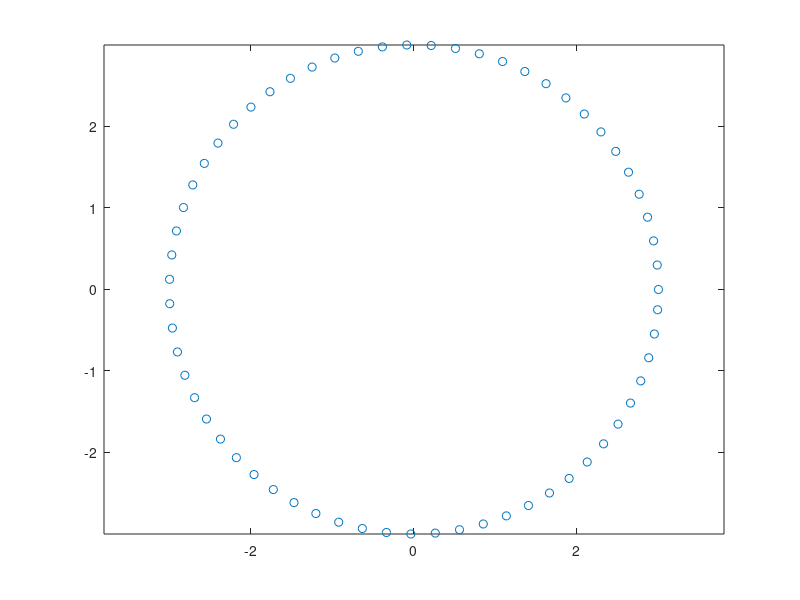

Reproduce this figure in MATLAB. (Note: this script raises an error after producing the figure.)
clear all
close all

% written by Bassam Hajj - 07/11/2023
% x , y and rho are the positions and angles in degrees
%%
rho=0:0.1:2*pi;
x=3*cos(rho); 
y=3*sin(rho);
rho=rho*180/pi;%to degrees

figure,plot(x,y,'o')
axis equal

%% Choose file
[file,path] = uigetfile({'*.csv'},'Select the localization file','F:\Louise\DATA\DATA2023');
filename=fullfile(path,file);
%% Load data   x , y and rho are the positions and angles in degrees

D=importdata(filename);
preamp=1; EM=1;
% preamp=15.4; EM=40;
px_size_x = 120; px_size_z = 376; %nm

N_photons = D.data(:,5).*D.data(:,8).*D.data(:,9).*D.data(:,10)/(px_size_x*px_size_x*px_size_z)*(2*pi)^(3/2)*(preamp/EM);% filtering
filter_on = 1;
if filter_on==1
filter_threshold = D.data(:,8)<70 | D.data(:,8)>180 ...
    |  D.data(:,10)>600 | D.data(:,10)<150 ...
    | D.data(:,5)>1e10 | D.data(:,5)<0 ...
     | D.data(:,11)>180 | D.data(:,11)<0 ...
     | D.data(:,2)>1e9 | D.data(:,2)<0 ...
     | D.data(:,3)>1e9 | D.data(:,3)<0 ...
     | N_photons>10000 | N_photons<500 ...
     ;
D.data(filter_threshold,:) = [];
display(['filer ' num2str(sum(filter_threshold)) ' points'])
end

index = isnan(D.data(:,14)); %find NaN data in the orientation and remove the corresponding rows
display(['removing ' num2str(sum(index)) ' points with NAN orientation values'])
D.data(index,:)=[];
x=D.data(:,2);
y=D.data(:,3);
z=D.data(:,4);
%%
figure, subplot(121),histogram(N_photons((~filter_threshold)),'BinWidth',250,'Normalization','probability'), title('N_p_h - thresholded')
subplot(122), histogram(N_photons,0:500:50000),title('N_p_h - all')
% xlim([0 1e5])

%% visual parameters
l_segment=200; %length of the segment in nm
nb=1000; %length(x)  %number of pts to show 
if nb>size(D.data,1)
    nb=size(D.data,1);
end
rho_0=+60; % angle offset in degrees to correctly define the angle compared to the visual representation of the data 
size_points=15;
rho=D.data(:,14);
rho=rho+rho_0;

dx=cosd(rho)*l_segment/2;
dy=sind(rho)*l_segment/2;

u1=x-dx;%lower x limit of the segment
u2=x+dx; %higher x limit of the segment

v1=y-dy;%lower y limit of the segment
v2=y+dy; %higher y limit of the segment

% colormap(jet(256));
figure();
%ax=figure
ax1 = axes;
% %define the color code
cmap = hsv(255); 
ax1.Colormap = cmap;
%Orientation_normalized=rho/pi; %normalize the orientation between 0 and pi
Orientation_normalized = (rem(rho,180))/180;%normalize the orientation between 0 and pi
vecColorIdx = round(Orientation_normalized * (size(cmap,1)-1)) + 1;

display(['ploting'])


for i=1:nb
    plot([u1(i),u2(i)],[v1(i),v2(i)],'Color', cmap(vecColorIdx(i),:))
    hold on 
end
axis equal

% view(2)
ax2 = axes;
scatter(x(1:nb),y(1:nb),size_points,z(1:nb),'filled')
axis equal

linkaxes([ax1,ax2])
ax2.Visible = 'off';


hold off

% colorbar (ax1)
% colorbar (ax2)
%%Give each one its own colormap
colormap(ax1,'hsv')
colormap(ax2,'cool')
%%Then add colorbars and get everything lined up
set([ax1,ax2],'Position',[.17 .11 .685 .815]);
cb1 = colorbar(ax1,'Position',[.05 .11 .0675 .815]);
cb2 = colorbar(ax2,'Position',[.88 .11 .0675 .815]);
display(['Done'])
